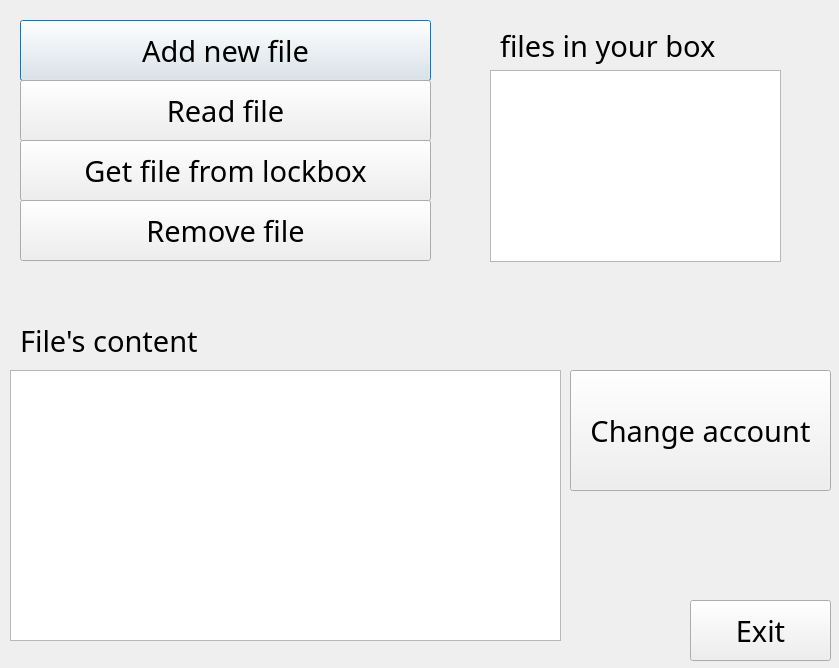
<?xml version="1.0" encoding="UTF-8"?>
<ui version="4.0">
 <class>AddOrRead</class>
 <widget class="QDialog" name="AddOrRead">
  <property name="geometry">
   <rect>
    <x>0</x>
    <y>0</y>
    <width>839</width>
    <height>668</height>
   </rect>
  </property>
  <property name="windowTitle">
   <string>Dialog</string>
  </property>
  <widget class="QPushButton" name="AddNew">
   <property name="geometry">
    <rect>
     <x>20</x>
     <y>20</y>
     <width>411</width>
     <height>61</height>
    </rect>
   </property>
   <property name="font">
    <font>
     <family>Purisa</family>
     <pointsize>22</pointsize>
    </font>
   </property>
   <property name="text">
    <string>Add new file</string>
   </property>
  </widget>
  <widget class="QPushButton" name="ReadFile">
   <property name="geometry">
    <rect>
     <x>20</x>
     <y>80</y>
     <width>411</width>
     <height>61</height>
    </rect>
   </property>
   <property name="font">
    <font>
     <family>Purisa</family>
     <pointsize>22</pointsize>
    </font>
   </property>
   <property name="text">
    <string>Read file</string>
   </property>
  </widget>
  <widget class="QPushButton" name="ChangeUser">
   <property name="geometry">
    <rect>
     <x>570</x>
     <y>370</y>
     <width>261</width>
     <height>121</height>
    </rect>
   </property>
   <property name="font">
    <font>
     <family>Purisa</family>
     <pointsize>22</pointsize>
    </font>
   </property>
   <property name="text">
    <string>Change account</string>
   </property>
  </widget>
  <widget class="QPushButton" name="Exit">
   <property name="geometry">
    <rect>
     <x>690</x>
     <y>600</y>
     <width>141</width>
     <height>61</height>
    </rect>
   </property>
   <property name="font">
    <font>
     <family>Purisa</family>
     <pointsize>22</pointsize>
    </font>
   </property>
   <property name="text">
    <string>Exit</string>
   </property>
  </widget>
  <widget class="QListWidget" name="listWidget">
   <property name="geometry">
    <rect>
     <x>10</x>
     <y>370</y>
     <width>551</width>
     <height>271</height>
    </rect>
   </property>
  </widget>
  <widget class="QLabel" name="label">
   <property name="geometry">
    <rect>
     <x>20</x>
     <y>320</y>
     <width>261</width>
     <height>41</height>
    </rect>
   </property>
   <property name="font">
    <font>
     <family>Purisa</family>
     <pointsize>22</pointsize>
    </font>
   </property>
   <property name="text">
    <string>File's content</string>
   </property>
  </widget>
  <widget class="QPushButton" name="GetFile">
   <property name="geometry">
    <rect>
     <x>20</x>
     <y>140</y>
     <width>411</width>
     <height>61</height>
    </rect>
   </property>
   <property name="font">
    <font>
     <family>Purisa</family>
     <pointsize>22</pointsize>
    </font>
   </property>
   <property name="text">
    <string>Get file from lockbox</string>
   </property>
  </widget>
  <widget class="QListWidget" name="listWidget_2">
   <property name="geometry">
    <rect>
     <x>490</x>
     <y>70</y>
     <width>291</width>
     <height>192</height>
    </rect>
   </property>
   <property name="font">
    <font>
     <pointsize>16</pointsize>
    </font>
   </property>
  </widget>
  <widget class="QLabel" name="label_2">
   <property name="geometry">
    <rect>
     <x>500</x>
     <y>20</y>
     <width>281</width>
     <height>51</height>
    </rect>
   </property>
   <property name="font">
    <font>
     <family>Purisa</family>
     <pointsize>22</pointsize>
    </font>
   </property>
   <property name="text">
    <string>files in your box</string>
   </property>
  </widget>
  <widget class="QPushButton" name="DeleteFile">
   <property name="geometry">
    <rect>
     <x>20</x>
     <y>200</y>
     <width>411</width>
     <height>61</height>
    </rect>
   </property>
   <property name="font">
    <font>
     <family>Purisa</family>
     <pointsize>22</pointsize>
    </font>
   </property>
   <property name="text">
    <string>Remove file</string>
   </property>
  </widget>
 </widget>
 <resources/>
 <connections/>
</ui>
